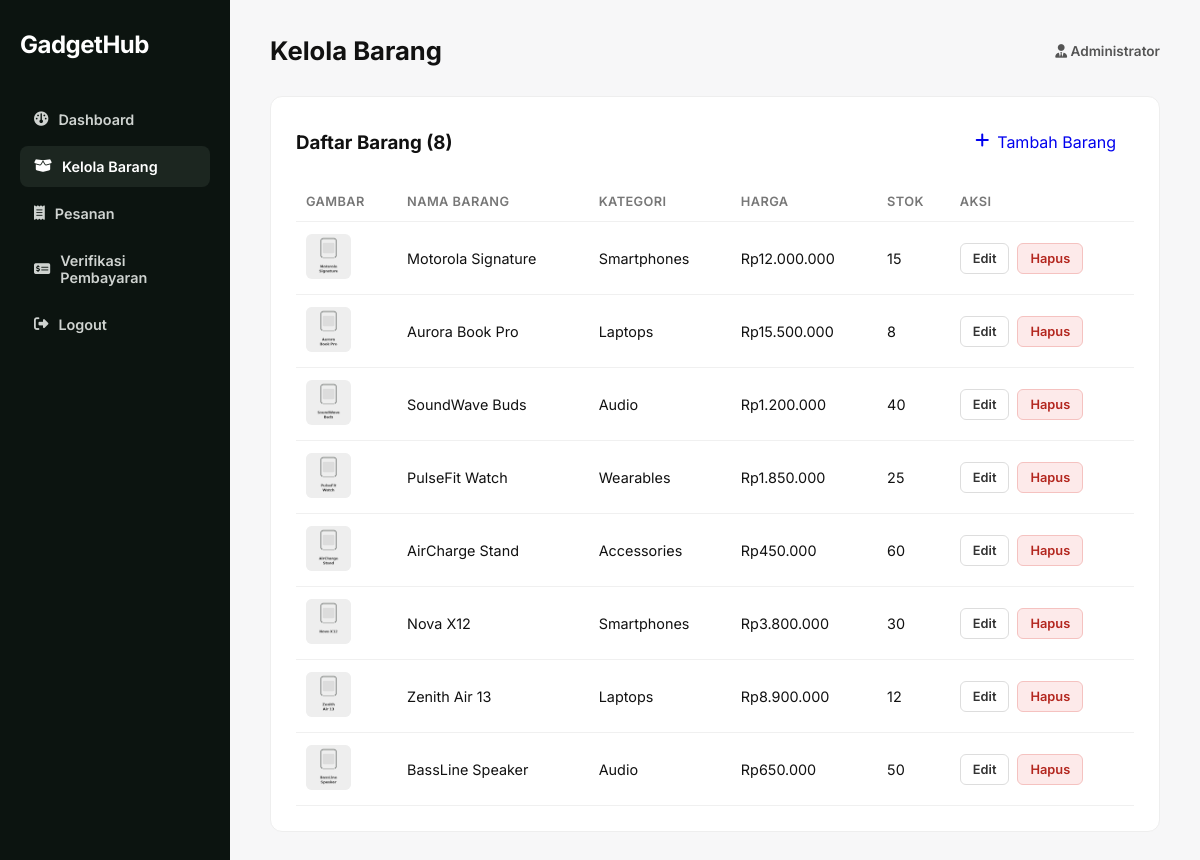
The app's page /admin/products.php (signed in) with its own data.
### tables this page shows
CREATE TABLE barang (
    id_barang INT AUTO_INCREMENT PRIMARY KEY,
    nama_barang VARCHAR(150) NOT NULL,
    kategori_barang VARCHAR(50) NOT NULL,
    deskripsi TEXT NULL,
    spesifikasi TEXT NULL,
    harga_barang DECIMAL(12,2) NOT NULL DEFAULT 0,
    stok INT NOT NULL DEFAULT 0,
    gambar VARCHAR(255) DEFAULT 'no-image.png',
    id_admin INT NULL,
    created_at TIMESTAMP DEFAULT CURRENT_TIMESTAMP,
    FOREIGN KEY (id_admin) REFERENCES admin(id_admin) ON DELETE SET NULL
);

### includes/helpers.php (called while the page is built, shortened)
<?php
function base_url(string $path = ''): string
{
    return BASE_URL . '/' . ltrim($path, '/');
}
function asset(string $path): string
{
    return base_url('assets/' . ltrim($path, '/'));
}
function format_rupiah($angka): string
{
    return 'Rp' . number_format((float)$angka, 0, ',', '.');
}
function e(string $text): string
{
    return htmlspecialchars($text, ENT_QUOTES, 'UTF-8');
}
function product_image(?string $gambar): string
{
    return asset('img/products/' . ltrim($gambar, '/'));
}

### admin/products.php (the view, shortened to what this page needs)
<?php
require_once __DIR__ . '/../config/koneksi.php';
require_once __DIR__ . '/../includes/helpers.php';
$products = $koneksi->query('SELECT * FROM barang ORDER BY created_at DESC')->fetchAll();
?>
<?php include __DIR__ . '/../includes/layouts/admin_header.php'; ?>
<div class="admin-card">
    <div class="admin-card-head">
        <h3>Daftar Barang (<?= count($products) ?>)</h3>
        <a href="<?= base_url('admin/product_form.php?page=admin-product-add') ?>" class="table-actions btn-primary-mini" style="text-decoration:none;padding:10px 18px;border-radius:8px;">
            <i class="fa-solid fa-plus"></i> Tambah Barang
        </a>
    </div>
    <table class="data-table">
        <thead>
            <tr><th>Gambar</th><th>Nama Barang</th><th>Kategori</th><th>Harga</th><th>Stok</th><th>Aksi</th></tr>
        </thead>
        <tbody>
            <?php foreach ($products as $p): ?>
            <tr>
                <td><img class="thumb" src="<?= product_image($p['gambar']) ?>" alt=""></td>
                <td><?= e($p['nama_barang']) ?></td>
                <td><?= e($p['kategori_barang']) ?></td>
                <td><?= format_rupiah($p['harga_barang']) ?></td>
                <td><?= (int)$p['stok'] ?></td>
                <td>
                    <div class="table-actions">
                        <a href="<?= base_url('admin/product_form.php?page=admin-product-edit&id=' . $p['id_barang']) ?>">Edit</a>
                        <form method="post" action="<?= base_url('admin/product_delete.php') ?>" data-confirm="Hapus produk '<?= e($p['nama_barang']) ?>'?">
                            <button type="submit" class="btn-danger">Hapus</button>
                        </form>
                    </div>
                </td>
            </tr>
            <?php endforeach; ?>
        </tbody>
    </table>
</div>
<?php include __DIR__ . '/../includes/layouts/admin_footer.php'; ?>

### assets/css/style.css (style rules this page uses)
* { margin: 0; padding: 0; box-sizing: border-box; font-family: 'Inter', sans-serif; }
body { background-color: #ffffff; color: #111; }
.admin-body { background: #f7f7f8; min-height: 100vh; }
.admin-card { background: #fff; border-radius: 12px; border: 1px solid #eee; padding: 25px; margin-bottom: 25px; }
.admin-card-head { display: flex; justify-content: space-between; align-items: center; margin-bottom: 20px; }
table.data-table { width: 100%; border-collapse: collapse; font-size: 0.9rem; }
table.data-table th, table.data-table td { text-align: left; padding: 12px 10px; border-bottom: 1px solid #f0f0f0; }
table.data-table th { color: #777; font-weight: 600; font-size: 0.8rem; text-transform: uppercase; letter-spacing: 0.03em; }
table.data-table img.thumb { width: 45px; height: 45px; object-fit: cover; border-radius: 6px; background: #f5f5f5; }
.table-actions { display: flex; gap: 8px; }
.table-actions a, .table-actions button { padding: 7px 12px; border-radius: 6px; font-size: 0.8rem; font-weight: 600; text-decoration: none; border: 1px solid #ddd; background: #fff; cursor: pointer; color: #333; }
.table-actions .btn-danger { color: #b3261e; border-color: #f5c2c0; background: #fdeaea; }

### records on screen
barang: gambar (picture), nama_barang "Motorola Signature", kategori_barang "Smartphones", harga_barang "Rp12.000.000", stok "15"
barang: gambar (picture), nama_barang "Aurora Book Pro", kategori_barang "Laptops", harga_barang "Rp15.500.000", stok "8"
barang: gambar (picture), nama_barang "SoundWave Buds", kategori_barang "Audio", harga_barang "Rp1.200.000", stok "40"
barang: gambar (picture), nama_barang "PulseFit Watch", kategori_barang "Wearables", harga_barang "Rp1.850.000", stok "25"
barang: gambar (picture), nama_barang "AirCharge Stand", kategori_barang "Accessories", harga_barang "Rp450.000", stok "60"
barang: gambar (picture), nama_barang "Nova X12", kategori_barang "Smartphones", harga_barang "Rp3.800.000", stok "30"
barang: gambar (picture), nama_barang "Zenith Air 13", kategori_barang "Laptops", harga_barang "Rp8.900.000", stok "12"
barang: gambar (picture), nama_barang "BassLine Speaker", kategori_barang "Audio", harga_barang "Rp650.000", stok "50"

### other values on screen
APP_NAME "GadgetHub"
$pageTitle "Kelola Barang"
current_admin()['nama'] "Administrator"
count($products) "8"
